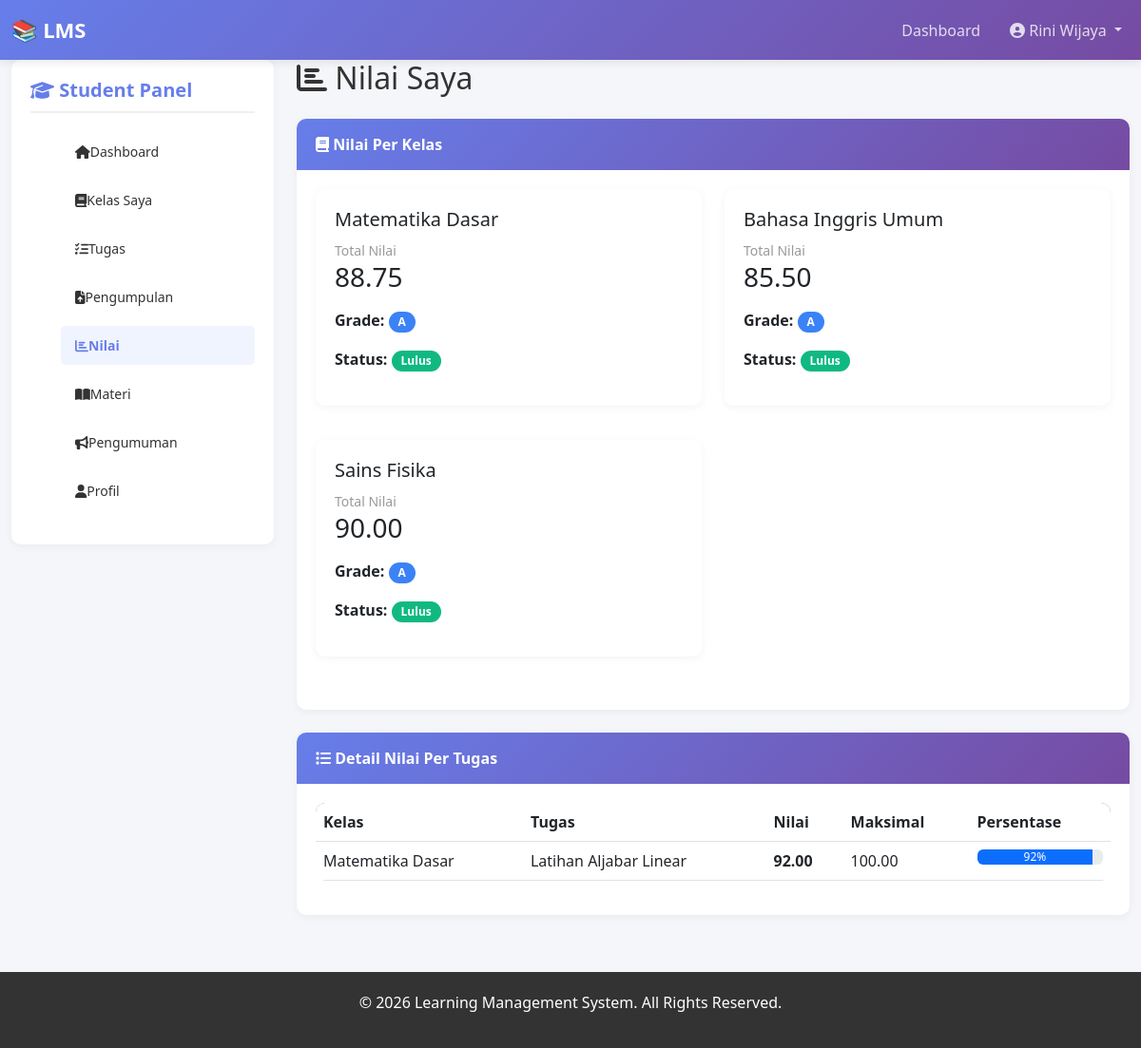
Page /student/grades.php (signed in) on the committed database.
### tables this page shows
CREATE TABLE `grades` (
  `id` int(11) NOT NULL,
  `class_id` int(11) NOT NULL,
  `student_id` int(11) NOT NULL,
  `total_score` decimal(5,2) DEFAULT NULL,
  `grade_letter` varchar(2) DEFAULT NULL,
  `final_status` enum('pass','fail','incomplete') DEFAULT 'incomplete',
  `created_at` timestamp NOT NULL DEFAULT current_timestamp(),
  `updated_at` timestamp NOT NULL DEFAULT current_timestamp() ON UPDATE current_timestamp()
);

CREATE TABLE `classes` (
  `id` int(11) NOT NULL,
  `code` varchar(20) NOT NULL,
  `name` varchar(100) NOT NULL,
  `description` text DEFAULT NULL,
  `teacher_id` int(11) NOT NULL,
  `class_image` varchar(255) DEFAULT NULL,
  `status` enum('active','inactive') DEFAULT 'active',
  `created_at` timestamp NOT NULL DEFAULT current_timestamp(),
  `updated_at` timestamp NOT NULL DEFAULT current_timestamp() ON UPDATE current_timestamp()
);

CREATE TABLE `assignment_submissions` (
  `id` int(11) NOT NULL,
  `assignment_id` int(11) NOT NULL,
  `student_id` int(11) NOT NULL,
  `submission_text` text DEFAULT NULL,
  `file_path` varchar(255) DEFAULT NULL,
  `submitted_at` datetime DEFAULT NULL,
  `score` decimal(5,2) DEFAULT NULL,
  `feedback` text DEFAULT NULL,
  `graded_by` int(11) DEFAULT NULL,
  `graded_at` datetime DEFAULT NULL,
  `status` enum('submitted','graded','late') DEFAULT 'submitted',
  `created_at` timestamp NOT NULL DEFAULT current_timestamp(),
  `updated_at` timestamp NOT NULL DEFAULT current_timestamp() ON UPDATE current_timestamp()
);

CREATE TABLE `assignments` (
  `id` int(11) NOT NULL,
  `class_id` int(11) NOT NULL,
  `title` varchar(255) NOT NULL,
  `description` text NOT NULL,
  `instructions` text DEFAULT NULL,
  `due_date` datetime NOT NULL,
  `max_score` decimal(5,2) DEFAULT 100.00,
  `created_by` int(11) NOT NULL,
  `file_path` varchar(255) DEFAULT NULL,
  `created_at` timestamp NOT NULL DEFAULT current_timestamp(),
  `updated_at` timestamp NOT NULL DEFAULT current_timestamp() ON UPDATE current_timestamp()
);

### student/grades.php (the view, shortened to what this page needs)
<?php
require '../includes/config.php';
$student_id = $_SESSION['user_id'];
$grades_query = "SELECT g.*, c.name as class_name FROM grades g
                 JOIN classes c ON g.class_id = c.id
                 WHERE g.student_id = $student_id";
$grades = $conn->query($grades_query);
$scores_query = "SELECT s.score, a.max_score, a.title, c.name as class_name
                 FROM assignment_submissions s
                 JOIN assignments a ON s.assignment_id = a.id
                 JOIN classes c ON a.class_id = c.id
                 WHERE s.student_id = $student_id AND s.score IS NOT NULL
                 ORDER BY s.graded_at DESC";
$scores = $conn->query($scores_query);
require '../includes/header.php';
?>
<div class="col-md-3 mb-4">
    <div class="sidebar">
        <h5><i class="fas fa-graduation-cap"></i> Student Panel</h5>
        <ul class="sidebar-menu">
            <li><a href="dashboard.php"><i class="fas fa-home"></i> Dashboard</a></li>
            <li><a href="classes.php"><i class="fas fa-book"></i> Kelas Saya</a></li>
            <li><a href="assignments.php"><i class="fas fa-tasks"></i> Tugas</a></li>
            <li><a href="submissions.php"><i class="fas fa-file-upload"></i> Pengumpulan</a></li>
            <li><a href="grades.php" class="active"><i class="fas fa-chart-bar"></i> Nilai</a></li>
            <li><a href="materials.php"><i class="fas fa-book-open"></i> Materi</a></li>
            <li><a href="announcements.php"><i class="fas fa-bullhorn"></i> Pengumuman</a></li>
            <li><a href="profile.php"><i class="fas fa-user"></i> Profil</a></li>
        </ul>
    </div>
</div>
<div class="col-md-9">
    <h2 class="mb-4"><i class="fas fa-chart-bar"></i> Nilai Saya</h2>
    <div class="card mb-4">
        <div class="card-header">
            <i class="fas fa-book"></i> Nilai Per Kelas
        </div>
        <div class="card-body">
            <div class="row">
                <?php
                $grades->data_seek(0);
                while ($grade = $grades->fetch_assoc()):
                ?>
                    <div class="col-md-6 mb-3">
                        <div class="card">
                            <div class="card-body">
                                <h5><?php echo $grade['class_name']; ?></h5>
                                <div class="mb-3">
                                    <small class="text-muted">Total Nilai</small>
                                    <h3><?php echo number_format($grade['total_score'], 2); ?></h3>
                                </div>
                                <p>
                                    <strong>Grade:</strong>
                                    <span class="badge badge-info"><?php echo $grade['grade_letter']; ?></span>
                                </p>
                                <p>
                                    <strong>Status:</strong>
                                    <?php
                                    $status_badge = ['pass' => 'success', 'fail' => 'danger', 'incomplete' => 'warning'];
                                    $status_text = ['pass' => 'Lulus', 'fail' => 'Tidak Lulus', 'incomplete' => 'Belum Lengkap'];
                                    ?>
                                    <span class="badge badge-<?php echo $status_badge[$grade['final_status']]; ?>">
                                        <?php echo $status_text[$grade['final_status']]; ?>
                                    </span>
                                </p>
                            </div>
                        </div>
                    </div>
                <?php endwhile; ?>
            </div>
        </div>
    </div>
    <div class="card">
        <div class="card-header">
            <i class="fas fa-list"></i> Detail Nilai Per Tugas
        </div>
        <div class="card-body">
            <div class="table-responsive">
                <table class="table">
                    <thead>
                        <tr>
                            <th>Kelas</th>
                            <th>Tugas</th>
                            <th>Nilai</th>
                            <th>Maksimal</th>
                            <th>Persentase</th>
                        </tr>
                    </thead>
                    <tbody>
                        <?php while ($score = $scores->fetch_assoc()):
                            $percentage = ($score['score'] / $score['max_score']) * 100;
                        ?>
                            <tr>
                                <td><?php echo $score['class_name']; ?></td>
                                <td><?php echo $score['title']; ?></td>
                                <td><strong><?php echo number_format($score['score'], 2); ?></strong></td>
                                <td><?php echo number_format($score['max_score'], 2); ?></td>
                                <td>
                                    <div class="progress">
                                        <div class="progress-bar" role="progressbar"
                                            style="width: <?php echo $percentage; ?>%;"
                                            aria-valuenow="<?php echo $percentage; ?>"
                                            aria-valuemin="0" aria-valuemax="100">
                                            <?php echo round($percentage); ?>%
                                        </div>
                                    </div>
                                </td>
                            </tr>
                        <?php endwhile; ?>
                    </tbody>
                </table>
            </div>
        </div>
    </div>
</div>
<?php require '../includes/footer.php'; ?>

### assets/css/style.css (style rules this page uses)
* { margin: 0; padding: 0; box-sizing: border-box; }
body { font-family: 'Segoe UI', Tahoma, Geneva, Verdana, sans-serif; background-color: #f5f6fa; color: #333; }
.sidebar { background: white; border-radius: 10px; padding: 20px; box-shadow: 0 2px 10px rgba(0, 0, 0, 0.05); position: sticky; top: 20px; height: fit-content; }
.sidebar h5 { color: #667eea; font-weight: bold; margin-bottom: 20px; padding-bottom: 10px; border-bottom: 2px solid #f0f0f0; }
.sidebar-menu { list-style: none; }
.sidebar-menu li { margin-bottom: 10px; }
.sidebar-menu a { color: #333; text-decoration: none; display: flex; align-items: center; padding: 10px 15px; border-radius: 5px; transition: 0.3s; font-size: 14px; }
.sidebar-menu a:hover, .sidebar-menu a.active { background: #f0f4ff; color: #667eea; font-weight: bold; }
.card { border: none; border-radius: 10px; box-shadow: 0 2px 10px rgba(0, 0, 0, 0.05); transition: 0.3s; margin-bottom: 20px; }
.card-header { background: linear-gradient(135deg, #667eea 0%, #764ba2 100%); color: white; border: none; border-radius: 10px 10px 0 0 !important; padding: 15px 20px; font-weight: bold; }
.card-body { padding: 20px; }
.table { background: white; border-radius: 10px; overflow: hidden; }
.table thead { background: linear-gradient(135deg, #667eea 0%, #764ba2 100%); color: white; }
.badge { padding: 5px 10px; border-radius: 20px; font-size: 12px; }
.badge-success { background: #10b981; }
.badge-info { background: #3b82f6; }
.text-muted { color: #999 !important; }

### rows in the picture
grades: class.name "Matematika Dasar", total_score "88.75", grade_letter "A", final_status "Lulus"
grades: class.name "Bahasa Inggris Umum", total_score "85.50", grade_letter "A", final_status "Lulus"
grades: class.name "Sains Fisika", total_score "90.00", grade_letter "A", final_status "Lulus"
assignment_submissions: classes.name "Matematika Dasar", assignment.title "Latihan Aljabar Linear", score "92.00", assignment.max_score "100.00", score.max_score "92"

### other values in the picture
substr($full_name, 0, 20) "Rini Wijaya"
